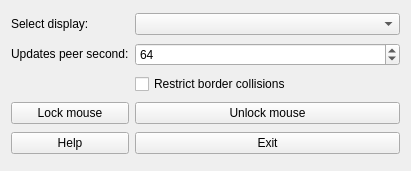
<?xml version="1.0" encoding="UTF-8"?>
<ui version="4.0">
 <class>Form</class>
 <widget class="QWidget" name="Form">
  <property name="geometry">
   <rect>
    <x>0</x>
    <y>0</y>
    <width>411</width>
    <height>171</height>
   </rect>
  </property>
  <property name="maximumSize">
   <size>
    <width>512</width>
    <height>256</height>
   </size>
  </property>
  <property name="windowTitle">
   <string>X11 Mouse Lock</string>
  </property>
  <property name="windowIcon">
   <iconset theme="QIcon::ThemeIcon::InputMouse"/>
  </property>
  <property name="locale">
   <locale language="English" country="UnitedStates"/>
  </property>
  <layout class="QGridLayout" name="gridLayout">
   <item row="1" column="0">
    <widget class="QLabel" name="label_2">
     <property name="sizePolicy">
      <sizepolicy hsizetype="Maximum" vsizetype="Maximum">
       <horstretch>0</horstretch>
       <verstretch>0</verstretch>
      </sizepolicy>
     </property>
     <property name="text">
      <string>Updates peer second:</string>
     </property>
    </widget>
   </item>
   <item row="3" column="1">
    <widget class="QPushButton" name="btn_unlock">
     <property name="text">
      <string>Unlock mouse</string>
     </property>
    </widget>
   </item>
   <item row="0" column="1">
    <widget class="QComboBox" name="display_selection">
     <property name="sizePolicy">
      <sizepolicy hsizetype="Minimum" vsizetype="Fixed">
       <horstretch>0</horstretch>
       <verstretch>0</verstretch>
      </sizepolicy>
     </property>
    </widget>
   </item>
   <item row="0" column="0">
    <widget class="QLabel" name="label">
     <property name="sizePolicy">
      <sizepolicy hsizetype="Maximum" vsizetype="Preferred">
       <horstretch>0</horstretch>
       <verstretch>0</verstretch>
      </sizepolicy>
     </property>
     <property name="text">
      <string>Select display:</string>
     </property>
    </widget>
   </item>
   <item row="1" column="1">
    <widget class="QSpinBox" name="update_interval_input">
     <property name="minimum">
      <number>1</number>
     </property>
     <property name="maximum">
      <number>500</number>
     </property>
     <property name="value">
      <number>64</number>
     </property>
    </widget>
   </item>
   <item row="4" column="0">
    <widget class="QPushButton" name="btn_help">
     <property name="sizePolicy">
      <sizepolicy hsizetype="Preferred" vsizetype="Fixed">
       <horstretch>0</horstretch>
       <verstretch>0</verstretch>
      </sizepolicy>
     </property>
     <property name="text">
      <string>Help</string>
     </property>
     <property name="icon">
      <iconset theme="QIcon::ThemeIcon::HelpAbout"/>
     </property>
    </widget>
   </item>
   <item row="4" column="1">
    <widget class="QPushButton" name="btn_exit">
     <property name="text">
      <string>Exit</string>
     </property>
     <property name="icon">
      <iconset theme="QIcon::ThemeIcon::ApplicationExit"/>
     </property>
    </widget>
   </item>
   <item row="3" column="0">
    <widget class="QPushButton" name="btn_lock">
     <property name="sizePolicy">
      <sizepolicy hsizetype="Preferred" vsizetype="Fixed">
       <horstretch>0</horstretch>
       <verstretch>0</verstretch>
      </sizepolicy>
     </property>
     <property name="text">
      <string>Lock mouse</string>
     </property>
    </widget>
   </item>
   <item row="2" column="1">
    <widget class="QCheckBox" name="border_collisions_politic">
     <property name="locale">
      <locale language="English" country="UnitedStates"/>
     </property>
     <property name="text">
      <string>Restrict border collisions</string>
     </property>
    </widget>
   </item>
  </layout>
 </widget>
 <resources/>
 <connections/>
</ui>
